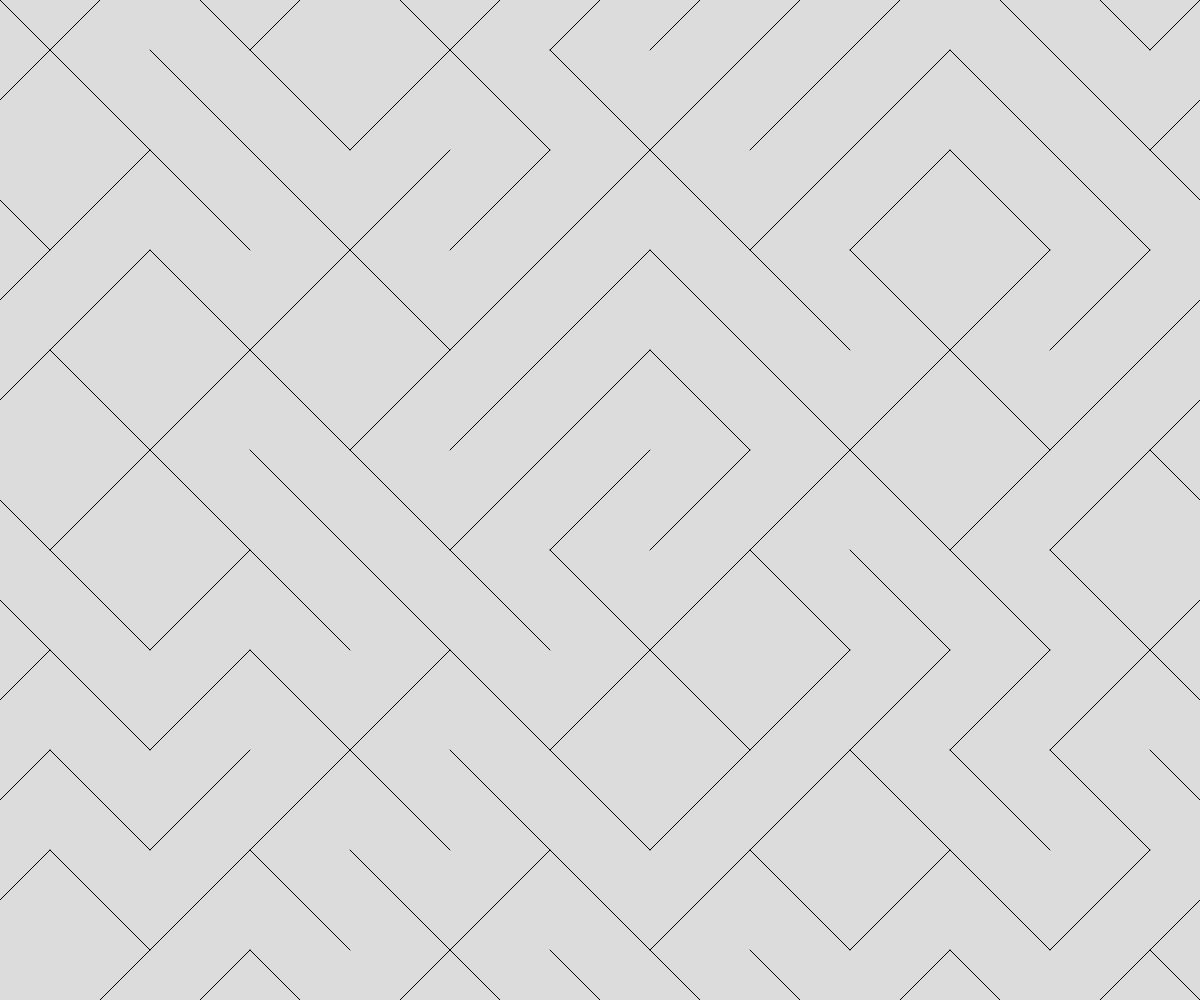
Frame 1 (no input)
Frame 60 (no input): identical to frame 1, image omitted
Frame 120 (the mouse pressed at the canvas centre since frame 60): identical to frame 1, image omitted

The p5.js sketch that drew this single still picture (run headless with seeded random() and noise() and a simulated clock; from frame 60 on, the mouse is pressed at the canvas centre):

// p5.js sketch
// ── sketch.js
// Project Title
// Your Name
// Date
//
// Extra for Experts:
// - describe what you did to take this project "above and beyond"

let theTiles = [];
const THE_SIZE = 100;

async function setup() {
  createCanvas(windowWidth, windowHeight);

  for (let y = 0; y <= width; y += THE_SIZE) {
    for (let x = 0; x <= width; x += THE_SIZE) {
      let sometile = spawnTile(x, y, THE_SIZE);
      theTiles.push(sometile);
    }
  } 
}

function draw() {
  background(220);

  for (let theTile of theTiles) {
    line(theTile.x1, theTile.y1, theTile.x2, theTile.y2);
  }
}

function spawnTile(x, y, tileSize) {
  let choice = random(100);
  let tile;
  if (choice < 50) {
    //positive slope
    tile = {
      x1: x + tileSize/2,
      y1: y - tileSize/2,
      x2: x - tileSize/2,
      y2: y + tileSize/2,
    };
  }
  else {
    //negative slope
    tile = {
      x1: x - tileSize/2,
      y1: y - tileSize/2,
      x2: x + tileSize/2,
      y2: y + tileSize/2,
    };
  }
  return tile;
}
